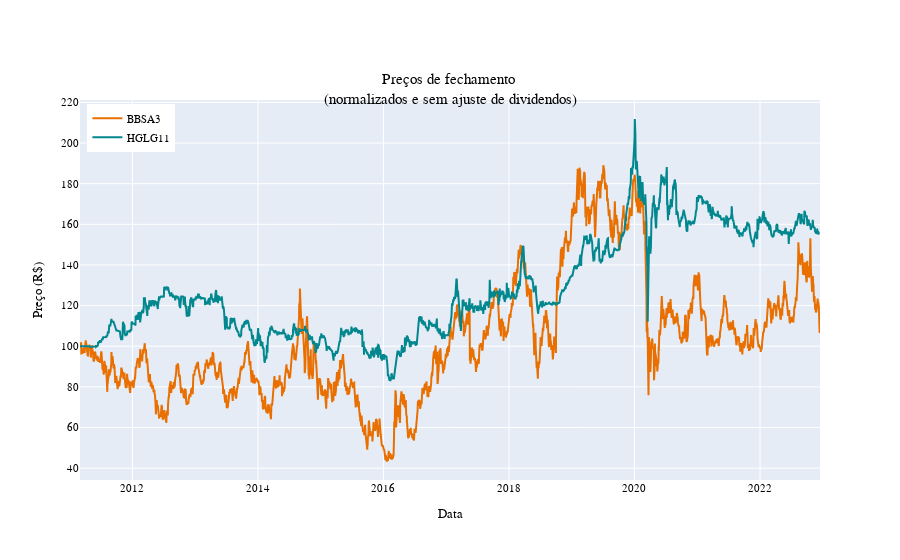

Write notebook code for a chart like this one.
### Code cell
# Comparar os preços ajustados e normalizados (base 100) para o início da série dos dois ativos com o Plotly
import plotly.express as px

fig = go.Figure()
fig.add_trace(
    go.Scatter(
        x=bbas3_precos["data"],
        y=bbas3_precos["preco_normalizado"],
        mode="lines",
        name="BBSA3",
        line=dict(color="#e86f00"),
    )
)
fig.add_trace(
    go.Scatter(
        x=hglg11_precos["data"],
        y=hglg11_precos["preco_normalizado"],
        mode="lines",
        name="HGLG11",
        line=dict(color="#02878e"),
    )
)
fig.update_layout(
    # mudar a fonte
    font=dict(family="Fira Code", size=11, color="black"),
    title="Preços de fechamento <br>(normalizados e sem ajuste de dividendos)",
    title_x=0.5,
    title_y=0.85,
    xaxis_title="Data",
    yaxis_title="Preço (R$)",
    legend=dict(yanchor="top", y=0.99, xanchor="left", x=0.01),
)
fig.show()
# py.plot(fig, filename = 'hglg_petr_3', auto_open=True)

### Figure 1 — Plotly figure (JSON) as saved in the notebook; plotly's stock layout.template omitted (floating-point values rounded to 4 significant figures; data arrays with more than 128 entries replaced by an {"elided": "..."} marker saying what was removed)
{"data": [{"line": {"color": "#e86f00"}, "mode": "lines", "name": "BBSA3", "type": "scatter", "x": {"elided": "2928 str values"}, "y": {"elided": "2928 float values"}}, {"line": {"color": "#02878e"}, "mode": "lines", "name": "HGLG11", "type": "scatter", "x": {"elided": "2772 str values"}, "y": {"elided": "2772 float values"}}], "layout": {"font": {"color": "black", "family": "Fira Code", "size": 11}, "legend": {"x": 0.01, "xanchor": "left", "y": 0.99, "yanchor": "top"}, "title": {"text": "Preços de fechamento <br>(normalizados e sem ajuste de dividendos)", "x": 0.5, "y": 0.85}, "xaxis": {"title": {"text": "Data"}}, "yaxis": {"title": {"text": "Preço (R$)"}}}}
